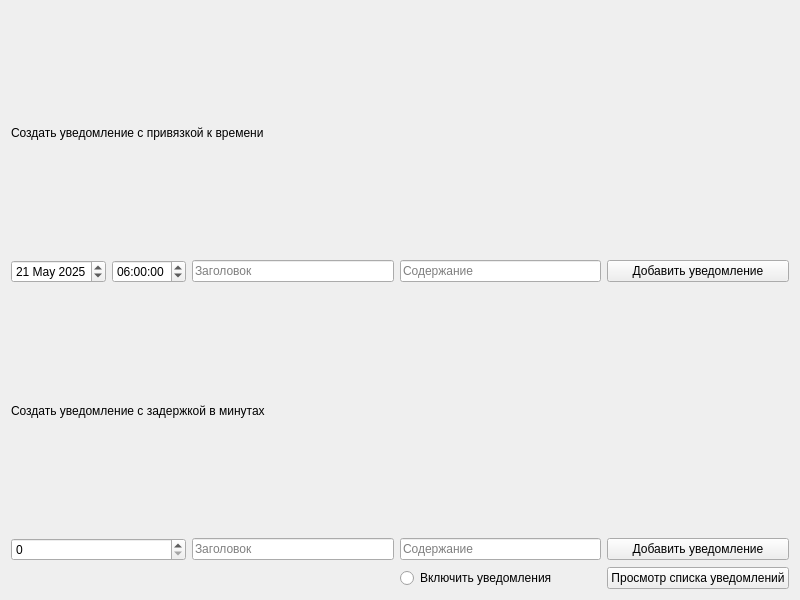
<?xml version="1.0" encoding="UTF-8"?>
<ui version="4.0">
 <class>Form</class>
 <widget class="QWidget" name="Form">
  <property name="geometry">
   <rect>
    <x>0</x>
    <y>0</y>
    <width>800</width>
    <height>600</height>
   </rect>
  </property>
  <property name="windowTitle">
   <string>Form</string>
  </property>
  <layout class="QGridLayout" name="gridLayout">
   <item row="0" column="0" colspan="3">
    <widget class="QLabel" name="label">
     <property name="text">
      <string>Создать уведомление с привязкой к времени</string>
     </property>
    </widget>
   </item>
   <item row="1" column="0">
    <widget class="QDateEdit" name="timeDateInput">
     <property name="dateTime">
      <datetime>
       <hour>21</hour>
       <minute>0</minute>
       <second>0</second>
       <year>2025</year>
       <month>5</month>
       <day>21</day>
      </datetime>
     </property>
    </widget>
   </item>
   <item row="1" column="1">
    <widget class="QTimeEdit" name="timeTimeInput">
     <property name="dateTime">
      <datetime>
       <hour>6</hour>
       <minute>0</minute>
       <second>0</second>
       <year>2000</year>
       <month>1</month>
       <day>1</day>
      </datetime>
     </property>
    </widget>
   </item>
   <item row="1" column="2">
    <widget class="QLineEdit" name="timeTitleInput">
     <property name="placeholderText">
      <string>Заголовок</string>
     </property>
    </widget>
   </item>
   <item row="1" column="3">
    <widget class="QLineEdit" name="timeDescriptionInput">
     <property name="placeholderText">
      <string>Содержание</string>
     </property>
    </widget>
   </item>
   <item row="1" column="4">
    <widget class="QPushButton" name="timeAddButton">
     <property name="text">
      <string>Добавить уведомление</string>
     </property>
    </widget>
   </item>
   <item row="2" column="0" colspan="3">
    <widget class="QLabel" name="label_2">
     <property name="text">
      <string>Создать уведомление с задержкой в минутах</string>
     </property>
    </widget>
   </item>
   <item row="3" column="0" colspan="2">
    <widget class="QSpinBox" name="waitTimeInput"/>
   </item>
   <item row="3" column="2">
    <widget class="QLineEdit" name="waitTitleInput">
     <property name="placeholderText">
      <string>Заголовок</string>
     </property>
    </widget>
   </item>
   <item row="3" column="3">
    <widget class="QLineEdit" name="waitDescriptionInput">
     <property name="placeholderText">
      <string>Содержание</string>
     </property>
    </widget>
   </item>
   <item row="3" column="4">
    <widget class="QPushButton" name="waitAddButton">
     <property name="text">
      <string>Добавить уведомление</string>
     </property>
    </widget>
   </item>
   <item row="4" column="4">
    <widget class="QPushButton" name="notificationsListButton">
     <property name="text">
      <string>Просмотр списка уведомлений</string>
     </property>
    </widget>
   </item>
   <item row="4" column="3">
    <widget class="QRadioButton" name="radioButton">
     <property name="text">
      <string>Включить уведомления</string>
     </property>
    </widget>
   </item>
  </layout>
 </widget>
 <resources/>
 <connections/>
</ui>
